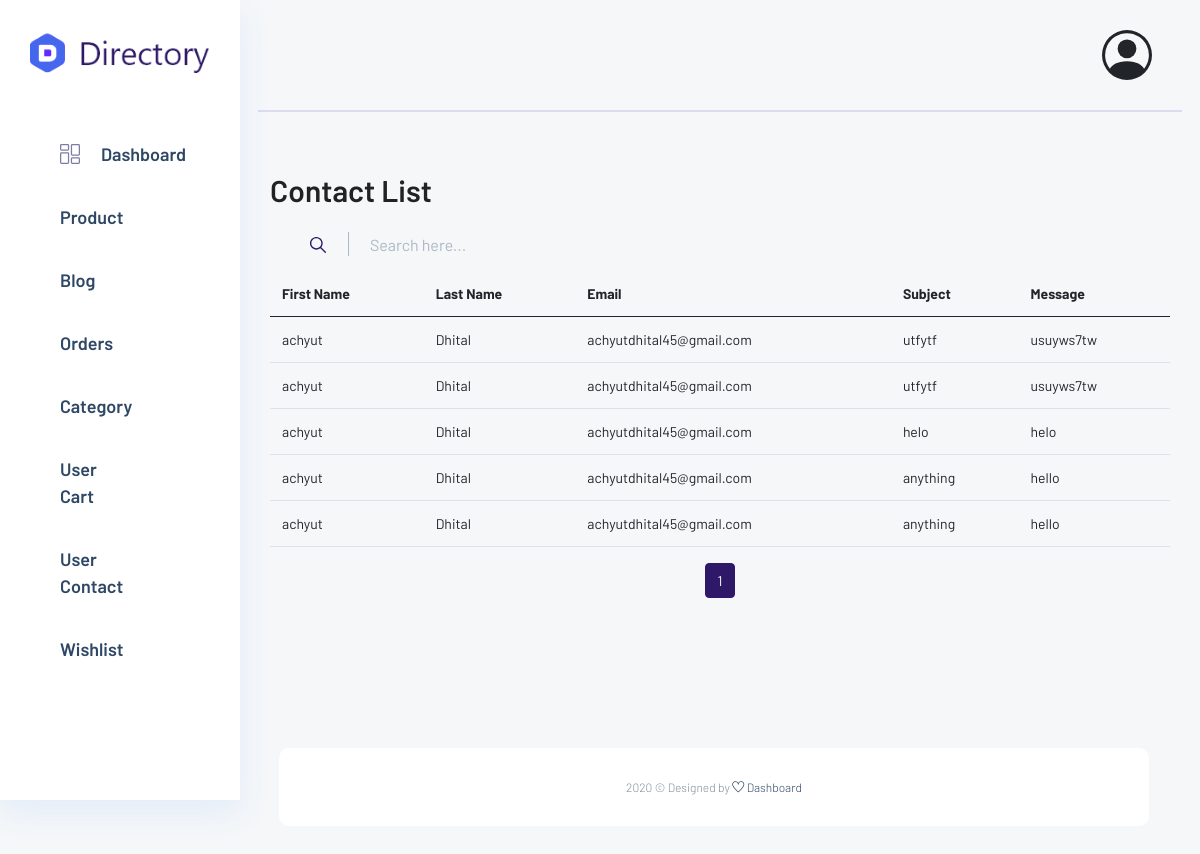
The page /app2/contacts/list/ (signed in) on the database its author committed.
### app/models.py (models this page shows, shortened)
class Contacts(models.Model):
    firstname= models.CharField(max_length=150)
    lastname= models.CharField(max_length=150)
    email = models.EmailField()
    subject = models.CharField(max_length=200)
    message = models.TextField()
    class meta :
        ordering = ['-id']

### app2/views.py (the view)
# urls.py: path('contacts/list/', views.ContactListView.as_view(), name='contact_list'),
@method_decorator([login_required(login_url='app2:app2login'), superadmin_required], name='dispatch')
class ContactListView(View):
    def get(self, request):
        contacts = Contacts.objects.all()
        paginator = Paginator(contacts, 10)  # 10 items per page
        page_number = request.GET.get('page', 1)  # Default to page 1
        page = paginator.get_page(page_number)
        return render(request, 'app2/contact_list.html', {'page': page})

### app/context_preprocessors.py (called while the page is built)
def store_menu(request):
    categories = Category.objects.filter(is_active=True)
    context = {
        'categories_menu': categories,
    }
    return context

def cart_menu(request):
    if request.user.is_authenticated:
        cart_items= Cart.objects.filter(user=request.user)
        context = {
            'cart_items': cart_items,
        }
    else:
        context = {}
    return context

def wishlist_count(request):
    if request.user.is_authenticated:
        wishlist_items = WishlistItem.objects.filter(user=request.user)
        wishlist_count = wishlist_items.count()
    else:
        wishlist_count = 0
    return {'wishlist_count': wishlist_count}

def social_links(request):
    links = SocialMediaLink.objects.all()
    return {'social_media_links': links}

def contact_info(request):
    contact_info = ContactInfo.objects.first()
    return {'contact_info': contact_info}

### app2/context_preprocessors.py (called while the page is built)
def user_info(request):
    user = request.user
    return {'user_info': user}

### app2/templates/app2/contact_list.html (shortened to what this page needs)
{% extends 'app2/base.html' %}
{% load static %}
{% block content %}
<div class="main_content_iner">
    <div class="container-fluid p-0 sm_padding_15px">
        <div class="row justify-content-center">
            <div class="col-12">
                <h2>Contact List</h2>
                <div class="serach_field-area">
                    <div class="search_inner">
                        <form method="get" action="{% url 'app2:contact_list' %}">
                            <div class="search_field">
                                <input type="text" name="q" value="{{ request.GET.q }}" placeholder="Search here...">
                            </div>
                            <button type="submit"> <img src="{% static 'app2/img/icon/icon_search.svg' %}" alt>
                            </button>
                        </form>
                    </div>
                </div>
                <div class="table-responsive">
                    <table class="table">
                        <thead>
                            <tr>
                                <th>First Name</th>
                                <th>Last Name</th>
                                <th>Email</th>
                                <th>Subject</th>
                                <th>Message</th>
                            </tr>
                        </thead>
                        <tbody>
                            {% for contact in page %}
                            <tr>
                                <td>{{ contact.firstname }}</td>
                                <td>{{ contact.lastname }}</td>
                                <td>{{ contact.email }}</td>
                                <td>{{ contact.subject }}</td>
                                <td>{{ contact.message }}</td>
                            </tr>
                            {% endfor %}
                        </tbody>
                    </table>
                </div>
                <div class="pagination_area">
                    <nav aria-label="Page navigation example">
                        <ul class="pagination justify-content-center">
                            <li class="page-item active"><a class="page-link" href="?page={{ page.number }}">{{ page.number }}</a></li>
                        </ul>
                    </nav>
                </div>
            </div>
        </div>
    </div>
</div>
{% endblock %}

### app2/static/app2/css/colors/default.css (style rules this page uses)
input[type="text"], textarea { width: 100%; padding: 10px; border: 1px solid #ccc; border-radius: 3px; box-sizing: border-box; background-color: #fff; }

### rows shown on the page
Contacts: firstname "achyut", lastname "Dhital", email "achyutdhital45@gmail.com", subject "utfytf", message "usuyws7tw"
Contacts: firstname "achyut", lastname "Dhital", email "achyutdhital45@gmail.com", subject "utfytf", message "usuyws7tw"
Contacts: firstname "achyut", lastname "Dhital", email "achyutdhital45@gmail.com", subject "helo", message "helo"
Contacts: firstname "achyut", lastname "Dhital", email "achyutdhital45@gmail.com", subject "anything", message "hello"
Contacts: firstname "achyut", lastname "Dhital", email "achyutdhital45@gmail.com", subject "anything", message "hello"

### other values the page prints
{{ page.number }} "1"
